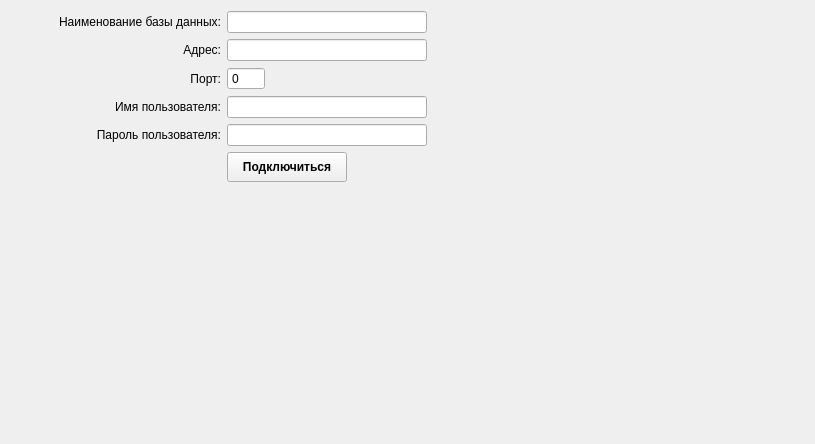
              <widget class="QWidget" name="tab_connect">
               <attribute name="title">
                <string>Подключение</string>
               </attribute>
               <layout class="QGridLayout" name="gridLayout_16">
                <item row="0" column="0">
                 <layout class="QFormLayout" name="formLayout">
                  <item row="0" column="0">
                   <widget class="QLabel" name="label_2">
                    <property name="sizePolicy">
                     <sizepolicy hsizetype="Fixed" vsizetype="Preferred">
                      <horstretch>0</horstretch>
                      <verstretch>0</verstretch>
                     </sizepolicy>
                    </property>
                    <property name="minimumSize">
                     <size>
                      <width>210</width>
                      <height>0</height>
                     </size>
                    </property>
                    <property name="maximumSize">
                     <size>
                      <width>210</width>
                      <height>16777215</height>
                     </size>
                    </property>
                    <property name="text">
                     <string>Наименование базы данных:</string>
                    </property>
                    <property name="alignment">
                     <set>Qt::AlignRight|Qt::AlignTrailing|Qt::AlignVCenter</set>
                    </property>
                   </widget>
                  </item>
                  <item row="0" column="1">
                   <widget class="QLineEdit" name="lineEdit_sA_dbname">
                    <property name="sizePolicy">
                     <sizepolicy hsizetype="Fixed" vsizetype="Fixed">
                      <horstretch>0</horstretch>
                      <verstretch>0</verstretch>
                     </sizepolicy>
                    </property>
                    <property name="minimumSize">
                     <size>
                      <width>200</width>
                      <height>0</height>
                     </size>
                    </property>
                    <property name="maximumSize">
                     <size>
                      <width>200</width>
                      <height>16777215</height>
                     </size>
                    </property>
                   </widget>
                  </item>
                  <item row="1" column="0">
                   <widget class="QLabel" name="label_3">
                    <property name="sizePolicy">
                     <sizepolicy hsizetype="Fixed" vsizetype="Preferred">
                      <horstretch>0</horstretch>
                      <verstretch>0</verstretch>
                     </sizepolicy>
                    </property>
                    <property name="minimumSize">
                     <size>
                      <width>210</width>
                      <height>0</height>
                     </size>
                    </property>
                    <property name="maximumSize">
                     <size>
                      <width>210</width>
                      <height>16777215</height>
                     </size>
                    </property>
                    <property name="text">
                     <string>Адрес:</string>
                    </property>
                    <property name="alignment">
                     <set>Qt::AlignRight|Qt::AlignTrailing|Qt::AlignVCenter</set>
                    </property>
                   </widget>
                  </item>
                  <item row="1" column="1">
                   <widget class="QLineEdit" name="lineEdit_sA_host">
                    <property name="sizePolicy">
                     <sizepolicy hsizetype="Fixed" vsizetype="Fixed">
                      <horstretch>0</horstretch>
                      <verstretch>0</verstretch>
                     </sizepolicy>
                    </property>
                    <property name="minimumSize">
                     <size>
                      <width>200</width>
                      <height>0</height>
                     </size>
                    </property>
                    <property name="maximumSize">
                     <size>
                      <width>200</width>
                      <height>16777215</height>
                     </size>
                    </property>
                   </widget>
                  </item>
                  <item row="2" column="0">
                   <widget class="QLabel" name="label_4">
                    <property name="sizePolicy">
                     <sizepolicy hsizetype="Fixed" vsizetype="Preferred">
                      <horstretch>0</horstretch>
                      <verstretch>0</verstretch>
                     </sizepolicy>
                    </property>
                    <property name="minimumSize">
                     <size>
                      <width>210</width>
                      <height>0</height>
                     </size>
                    </property>
                    <property name="maximumSize">
                     <size>
                      <width>210</width>
                      <height>16777215</height>
                     </size>
                    </property>
                    <property name="text">
                     <string>Порт:</string>
                    </property>
                    <property name="alignment">
                     <set>Qt::AlignRight|Qt::AlignTrailing|Qt::AlignVCenter</set>
                    </property>
                   </widget>
                  </item>
                  <item row="2" column="1">
                   <widget class="QSpinBox" name="spinBox_sA_port">
                    <property name="sizePolicy">
                     <sizepolicy hsizetype="Fixed" vsizetype="Fixed">
                      <horstretch>0</horstretch>
                      <verstretch>0</verstretch>
                     </sizepolicy>
                    </property>
                    <property name="buttonSymbols">
                     <enum>QAbstractSpinBox::NoButtons</enum>
                    </property>
                    <property name="minimum">
                     <number>0</number>
                    </property>
                    <property name="maximum">
                     <number>9999</number>
                    </property>
                    <property name="value">
                     <number>0</number>
                    </property>
                   </widget>
                  </item>
                  <item row="3" column="0">
                   <widget class="QLabel" name="label_5">
                    <property name="sizePolicy">
                     <sizepolicy hsizetype="Fixed" vsizetype="Preferred">
                      <horstretch>0</horstretch>
                      <verstretch>0</verstretch>
                     </sizepolicy>
                    </property>
                    <property name="minimumSize">
                     <size>
                      <width>210</width>
                      <height>0</height>
                     </size>
                    </property>
                    <property name="maximumSize">
                     <size>
                      <width>210</width>
                      <height>16777215</height>
                     </size>
                    </property>
                    <property name="text">
                     <string>Имя пользователя:</string>
                    </property>
                    <property name="alignment">
                     <set>Qt::AlignRight|Qt::AlignTrailing|Qt::AlignVCenter</set>
                    </property>
                   </widget>
                  </item>
                  <item row="3" column="1">
                   <widget class="QLineEdit" name="lineEdit_sA_username">
                    <property name="sizePolicy">
                     <sizepolicy hsizetype="Fixed" vsizetype="Fixed">
                      <horstretch>0</horstretch>
                      <verstretch>0</verstretch>
                     </sizepolicy>
                    </property>
                    <property name="minimumSize">
                     <size>
                      <width>200</width>
                      <height>0</height>
                     </size>
                    </property>
                    <property name="maximumSize">
                     <size>
                      <width>200</width>
                      <height>16777215</height>
                     </size>
                    </property>
                   </widget>
                  </item>
                  <item row="4" column="0">
                   <widget class="QLabel" name="label_6">
                    <property name="sizePolicy">
                     <sizepolicy hsizetype="Fixed" vsizetype="Preferred">
                      <horstretch>0</horstretch>
                      <verstretch>0</verstretch>
                     </sizepolicy>
                    </property>
                    <property name="minimumSize">
                     <size>
                      <width>210</width>
                      <height>0</height>
                     </size>
                    </property>
                    <property name="maximumSize">
                     <size>
                      <width>210</width>
                      <height>16777215</height>
                     </size>
                    </property>
                    <property name="text">
                     <string>Пароль пользователя:</string>
                    </property>
                    <property name="alignment">
                     <set>Qt::AlignRight|Qt::AlignTrailing|Qt::AlignVCenter</set>
                    </property>
                   </widget>
                  </item>
                  <item row="4" column="1">
                   <widget class="QLineEdit" name="lineEdit_sA_pass">
                    <property name="sizePolicy">
                     <sizepolicy hsizetype="Fixed" vsizetype="Fixed">
                      <horstretch>0</horstretch>
                      <verstretch>0</verstretch>
                     </sizepolicy>
                    </property>
                    <property name="minimumSize">
                     <size>
                      <width>200</width>
                      <height>0</height>
                     </size>
                    </property>
                    <property name="maximumSize">
                     <size>
                      <width>200</width>
                      <height>16777215</height>
                     </size>
                    </property>
                   </widget>
                  </item>
                  <item row="5" column="1">
                   <widget class="QPushButton" name="pushButton_sA_connect">
                    <property name="minimumSize">
                     <size>
                      <width>120</width>
                      <height>30</height>
                     </size>
                    </property>
                    <property name="maximumSize">
                     <size>
                      <width>120</width>
                      <height>30</height>
                     </size>
                    </property>
                    <property name="font">
                     <font>
                      <weight>75</weight>
                      <bold>true</bold>
                     </font>
                    </property>
                    <property name="text">
                     <string>Подключиться</string>
                    </property>
                   </widget>
                  </item>
                 </layout>
                </item>
                <item row="0" column="1">
                 <spacer name="horizontalSpacer_33">
                  <property name="orientation">
                   <enum>Qt::Horizontal</enum>
                  </property>
                  <property name="sizeHint" stdset="0">
                   <size>
                    <width>377</width>
                    <height>20</height>
                   </size>
                  </property>
                 </spacer>
                </item>
                <item row="1" column="0">
                 <spacer name="verticalSpacer_7">
                  <property name="orientation">
                   <enum>Qt::Vertical</enum>
                  </property>
                  <property name="sizeHint" stdset="0">
                   <size>
                    <width>20</width>
                    <height>251</height>
                   </size>
                  </property>
                 </spacer>
                </item>
               </layout>
              </widget>
